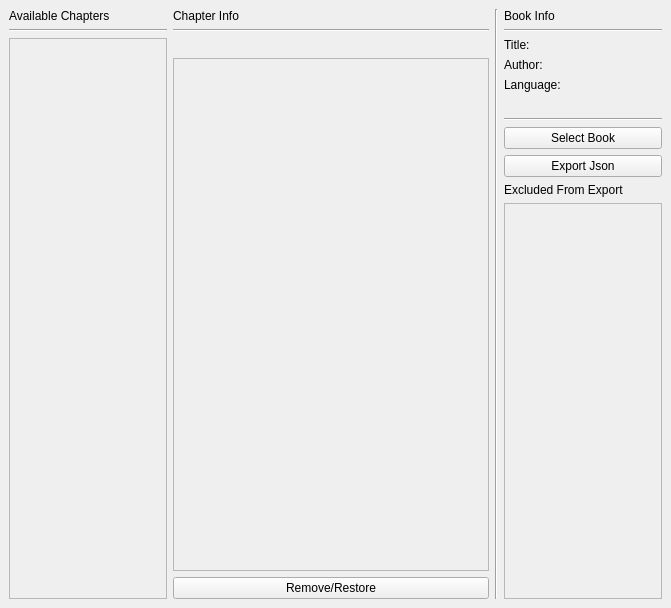
<?xml version="1.0" encoding="UTF-8"?>
<ui version="4.0">
 <class>MainWindow</class>
 <widget class="QMainWindow" name="MainWindow">
  <property name="geometry">
   <rect>
    <x>0</x>
    <y>0</y>
    <width>671</width>
    <height>608</height>
   </rect>
  </property>
  <property name="windowTitle">
   <string>Epub parser</string>
  </property>
  <widget class="QWidget" name="centralwidget">
   <layout class="QHBoxLayout" name="horizontalLayout_2" stretch="2,4,0,2">
    <item>
     <layout class="QVBoxLayout" name="verticalLayout" stretch="0,0,4">
      <item>
       <widget class="QLabel" name="label">
        <property name="text">
         <string>Available Chapters</string>
        </property>
       </widget>
      </item>
      <item>
       <widget class="Line" name="line_2">
        <property name="orientation">
         <enum>Qt::Horizontal</enum>
        </property>
       </widget>
      </item>
      <item>
       <widget class="QScrollArea" name="scrollChapters">
        <property name="widgetResizable">
         <bool>true</bool>
        </property>
        <widget class="QWidget" name="scrollChaptersContents">
         <property name="geometry">
          <rect>
           <x>0</x>
           <y>0</y>
           <width>154</width>
           <height>558</height>
          </rect>
         </property>
         <layout class="QVBoxLayout" name="verticalLayout_5"/>
        </widget>
       </widget>
      </item>
     </layout>
    </item>
    <item>
     <layout class="QVBoxLayout" name="verticalLayout_3">
      <item>
       <widget class="QLabel" name="label_3">
        <property name="text">
         <string>Chapter Info</string>
        </property>
       </widget>
      </item>
      <item>
       <widget class="Line" name="line_3">
        <property name="orientation">
         <enum>Qt::Horizontal</enum>
        </property>
       </widget>
      </item>
      <item>
       <widget class="QLabel" name="chapterTitle">
        <property name="text">
         <string/>
        </property>
       </widget>
      </item>
      <item>
       <widget class="QScrollArea" name="scrollArea">
        <property name="widgetResizable">
         <bool>true</bool>
        </property>
        <widget class="QWidget" name="scrollAreaWidgetContents_3">
         <property name="geometry">
          <rect>
           <x>0</x>
           <y>0</y>
           <width>312</width>
           <height>510</height>
          </rect>
         </property>
         <layout class="QVBoxLayout" name="verticalLayout_7">
          <item>
           <widget class="QLabel" name="chapterTextLabel">
            <property name="text">
             <string/>
            </property>
            <property name="textFormat">
             <enum>Qt::AutoText</enum>
            </property>
            <property name="wordWrap">
             <bool>true</bool>
            </property>
           </widget>
          </item>
         </layout>
        </widget>
       </widget>
      </item>
      <item>
       <widget class="QPushButton" name="moveChapterButton">
        <property name="text">
         <string>Remove/Restore</string>
        </property>
       </widget>
      </item>
     </layout>
    </item>
    <item>
     <widget class="Line" name="line">
      <property name="orientation">
       <enum>Qt::Vertical</enum>
      </property>
     </widget>
    </item>
    <item>
     <layout class="QVBoxLayout" name="verticalLayout_2">
      <property name="sizeConstraint">
       <enum>QLayout::SetDefaultConstraint</enum>
      </property>
      <item>
       <widget class="QLabel" name="label_4">
        <property name="text">
         <string>Book Info</string>
        </property>
       </widget>
      </item>
      <item>
       <widget class="Line" name="line_4">
        <property name="orientation">
         <enum>Qt::Horizontal</enum>
        </property>
       </widget>
      </item>
      <item>
       <widget class="QLabel" name="bookTitle">
        <property name="sizePolicy">
         <sizepolicy hsizetype="Minimum" vsizetype="Preferred">
          <horstretch>0</horstretch>
          <verstretch>0</verstretch>
         </sizepolicy>
        </property>
        <property name="text">
         <string>Title: </string>
        </property>
       </widget>
      </item>
      <item>
       <widget class="QLabel" name="bookCreator">
        <property name="sizePolicy">
         <sizepolicy hsizetype="Minimum" vsizetype="Preferred">
          <horstretch>0</horstretch>
          <verstretch>0</verstretch>
         </sizepolicy>
        </property>
        <property name="text">
         <string>Author:</string>
        </property>
       </widget>
      </item>
      <item>
       <widget class="QLabel" name="bookLanguage">
        <property name="sizePolicy">
         <sizepolicy hsizetype="Minimum" vsizetype="Preferred">
          <horstretch>0</horstretch>
          <verstretch>0</verstretch>
         </sizepolicy>
        </property>
        <property name="text">
         <string>Language:</string>
        </property>
       </widget>
      </item>
      <item>
       <widget class="QLabel" name="bookCover">
        <property name="sizePolicy">
         <sizepolicy hsizetype="Minimum" vsizetype="Minimum">
          <horstretch>0</horstretch>
          <verstretch>0</verstretch>
         </sizepolicy>
        </property>
        <property name="maximumSize">
         <size>
          <width>80</width>
          <height>120</height>
         </size>
        </property>
        <property name="layoutDirection">
         <enum>Qt::LeftToRight</enum>
        </property>
        <property name="text">
         <string/>
        </property>
        <property name="pixmap">
         <pixmap>:/no-image/F:/PersonalStuff/Screenshots/Dexter/0a5cfe22b33051829d731e6b126f4262.jpg</pixmap>
        </property>
        <property name="scaledContents">
         <bool>true</bool>
        </property>
        <property name="alignment">
         <set>Qt::AlignCenter</set>
        </property>
       </widget>
      </item>
      <item>
       <widget class="Line" name="line_5">
        <property name="orientation">
         <enum>Qt::Horizontal</enum>
        </property>
       </widget>
      </item>
      <item>
       <widget class="QPushButton" name="bookSelectButton">
        <property name="sizePolicy">
         <sizepolicy hsizetype="Minimum" vsizetype="Minimum">
          <horstretch>0</horstretch>
          <verstretch>0</verstretch>
         </sizepolicy>
        </property>
        <property name="text">
         <string>Select Book</string>
        </property>
       </widget>
      </item>
      <item>
       <widget class="QPushButton" name="exportJsonButton">
        <property name="text">
         <string>Export Json</string>
        </property>
       </widget>
      </item>
      <item>
       <widget class="QLabel" name="label_2">
        <property name="text">
         <string>Excluded From Export</string>
        </property>
       </widget>
      </item>
      <item>
       <widget class="QScrollArea" name="scrollExcludeChapters">
        <property name="widgetResizable">
         <bool>true</bool>
        </property>
        <widget class="QWidget" name="scrollExcludedChaptersContents">
         <property name="geometry">
          <rect>
           <x>0</x>
           <y>0</y>
           <width>154</width>
           <height>396</height>
          </rect>
         </property>
         <layout class="QVBoxLayout" name="verticalLayout_6"/>
        </widget>
       </widget>
      </item>
     </layout>
    </item>
   </layout>
  </widget>
 </widget>
 <resources/>
 <connections/>
</ui>
